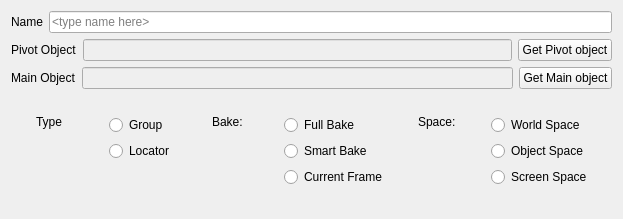
<?xml version="1.0" encoding="UTF-8"?>
<ui version="4.0">
 <class>Form</class>
 <widget class="QWidget" name="Form">
  <property name="geometry">
   <rect>
    <x>0</x>
    <y>0</y>
    <width>623</width>
    <height>219</height>
   </rect>
  </property>
  <property name="windowTitle">
   <string>Form</string>
  </property>
  <layout class="QVBoxLayout" name="verticalLayout_7">
   <item>
    <layout class="QHBoxLayout" name="horizontalLayout_6">
     <item>
      <widget class="QLabel" name="locator_group_label">
       <property name="text">
        <string>Name</string>
       </property>
      </widget>
     </item>
     <item>
      <widget class="QLineEdit" name="locator_group_text">
       <property name="placeholderText">
        <string>&lt;type name here&gt;</string>
       </property>
      </widget>
     </item>
    </layout>
   </item>
   <item>
    <layout class="QHBoxLayout" name="horizontalLayout">
     <item>
      <widget class="QLabel" name="pivot_object_label">
       <property name="text">
        <string>Pivot Object</string>
       </property>
      </widget>
     </item>
     <item>
      <widget class="QLineEdit" name="pivot_object_text">
       <property name="enabled">
        <bool>false</bool>
       </property>
       <property name="focusPolicy">
        <enum>Qt::NoFocus</enum>
       </property>
       <property name="readOnly">
        <bool>true</bool>
       </property>
      </widget>
     </item>
     <item>
      <widget class="QPushButton" name="pivot_object_btn">
       <property name="text">
        <string>Get Pivot object</string>
       </property>
      </widget>
     </item>
    </layout>
   </item>
   <item>
    <layout class="QHBoxLayout" name="horizontalLayout_2">
     <item>
      <widget class="QLabel" name="main_object_label">
       <property name="text">
        <string>Main Object</string>
       </property>
      </widget>
     </item>
     <item>
      <widget class="QLineEdit" name="main_object_text">
       <property name="enabled">
        <bool>false</bool>
       </property>
       <property name="focusPolicy">
        <enum>Qt::NoFocus</enum>
       </property>
       <property name="readOnly">
        <bool>true</bool>
       </property>
      </widget>
     </item>
     <item>
      <widget class="QPushButton" name="main_object_btn">
       <property name="text">
        <string>Get Main object</string>
       </property>
      </widget>
     </item>
    </layout>
   </item>
   <item>
    <layout class="QGridLayout" name="gridLayout">
     <item row="1" column="4">
      <layout class="QVBoxLayout" name="verticalLayout_3">
       <item>
        <widget class="QLabel" name="bake_label">
         <property name="text">
          <string>Bake:</string>
         </property>
        </widget>
       </item>
       <item>
        <spacer name="verticalSpacer_2">
         <property name="orientation">
          <enum>Qt::Vertical</enum>
         </property>
         <property name="sizeHint" stdset="0">
          <size>
           <width>20</width>
           <height>18</height>
          </size>
         </property>
        </spacer>
       </item>
      </layout>
     </item>
     <item row="0" column="5">
      <spacer name="verticalSpacer_8">
       <property name="orientation">
        <enum>Qt::Vertical</enum>
       </property>
       <property name="sizeHint" stdset="0">
        <size>
         <width>20</width>
         <height>40</height>
        </size>
       </property>
      </spacer>
     </item>
     <item row="1" column="3">
      <spacer name="horizontalSpacer">
       <property name="orientation">
        <enum>Qt::Horizontal</enum>
       </property>
       <property name="sizeType">
        <enum>QSizePolicy::Fixed</enum>
       </property>
       <property name="sizeHint" stdset="0">
        <size>
         <width>30</width>
         <height>20</height>
        </size>
       </property>
      </spacer>
     </item>
     <item row="1" column="1">
      <layout class="QVBoxLayout" name="verticalLayout_2">
       <item>
        <widget class="QLabel" name="type_label">
         <property name="text">
          <string>Type</string>
         </property>
        </widget>
       </item>
       <item>
        <spacer name="verticalSpacer">
         <property name="orientation">
          <enum>Qt::Vertical</enum>
         </property>
         <property name="sizeHint" stdset="0">
          <size>
           <width>20</width>
           <height>18</height>
          </size>
         </property>
        </spacer>
       </item>
      </layout>
     </item>
     <item row="1" column="5">
      <layout class="QVBoxLayout" name="verticalLayout_4">
       <item>
        <widget class="QRadioButton" name="full_bake_rdo_btn">
         <property name="text">
          <string>Full Bake</string>
         </property>
        </widget>
       </item>
       <item>
        <widget class="QRadioButton" name="smart_bake_rdo_btn">
         <property name="text">
          <string>Smart Bake</string>
         </property>
        </widget>
       </item>
       <item>
        <widget class="QRadioButton" name="current_frame_rdo_btn">
         <property name="text">
          <string>Current Frame</string>
         </property>
        </widget>
       </item>
       <item>
        <spacer name="verticalSpacer_5">
         <property name="orientation">
          <enum>Qt::Vertical</enum>
         </property>
         <property name="sizeHint" stdset="0">
          <size>
           <width>20</width>
           <height>40</height>
          </size>
         </property>
        </spacer>
       </item>
      </layout>
     </item>
     <item row="1" column="6">
      <spacer name="horizontalSpacer_2">
       <property name="orientation">
        <enum>Qt::Horizontal</enum>
       </property>
       <property name="sizeType">
        <enum>QSizePolicy::Fixed</enum>
       </property>
       <property name="sizeHint" stdset="0">
        <size>
         <width>25</width>
         <height>20</height>
        </size>
       </property>
      </spacer>
     </item>
     <item row="1" column="8">
      <layout class="QVBoxLayout" name="verticalLayout_6">
       <item>
        <widget class="QRadioButton" name="world_space_rdo_btn">
         <property name="text">
          <string>World Space</string>
         </property>
        </widget>
       </item>
       <item>
        <widget class="QRadioButton" name="object_space_rdo_btn">
         <property name="text">
          <string>Object Space</string>
         </property>
        </widget>
       </item>
       <item>
        <widget class="QRadioButton" name="screen_space_rdo_btn">
         <property name="text">
          <string>Screen Space</string>
         </property>
        </widget>
       </item>
       <item>
        <spacer name="verticalSpacer_6">
         <property name="orientation">
          <enum>Qt::Vertical</enum>
         </property>
         <property name="sizeHint" stdset="0">
          <size>
           <width>20</width>
           <height>40</height>
          </size>
         </property>
        </spacer>
       </item>
      </layout>
     </item>
     <item row="1" column="0">
      <spacer name="horizontalSpacer_7">
       <property name="orientation">
        <enum>Qt::Horizontal</enum>
       </property>
       <property name="sizeType">
        <enum>QSizePolicy::Fixed</enum>
       </property>
       <property name="sizeHint" stdset="0">
        <size>
         <width>25</width>
         <height>20</height>
        </size>
       </property>
      </spacer>
     </item>
     <item row="1" column="2">
      <layout class="QVBoxLayout" name="verticalLayout">
       <item>
        <widget class="QRadioButton" name="group_rdo_btn">
         <property name="text">
          <string>Group</string>
         </property>
        </widget>
       </item>
       <item>
        <widget class="QRadioButton" name="locator_rdo_btn">
         <property name="text">
          <string>Locator</string>
         </property>
        </widget>
       </item>
       <item>
        <spacer name="verticalSpacer_4">
         <property name="orientation">
          <enum>Qt::Vertical</enum>
         </property>
         <property name="sizeHint" stdset="0">
          <size>
           <width>20</width>
           <height>40</height>
          </size>
         </property>
        </spacer>
       </item>
      </layout>
     </item>
     <item row="1" column="7">
      <layout class="QVBoxLayout" name="verticalLayout_5">
       <item>
        <widget class="QLabel" name="space_label">
         <property name="text">
          <string>Space:</string>
         </property>
        </widget>
       </item>
       <item>
        <spacer name="verticalSpacer_3">
         <property name="orientation">
          <enum>Qt::Vertical</enum>
         </property>
         <property name="sizeHint" stdset="0">
          <size>
           <width>20</width>
           <height>18</height>
          </size>
         </property>
        </spacer>
       </item>
      </layout>
     </item>
     <item row="1" column="9">
      <spacer name="horizontalSpacer_8">
       <property name="orientation">
        <enum>Qt::Horizontal</enum>
       </property>
       <property name="sizeType">
        <enum>QSizePolicy::Fixed</enum>
       </property>
       <property name="sizeHint" stdset="0">
        <size>
         <width>20</width>
         <height>20</height>
        </size>
       </property>
      </spacer>
     </item>
    </layout>
   </item>
  </layout>
 </widget>
 <resources/>
 <connections/>
</ui>
